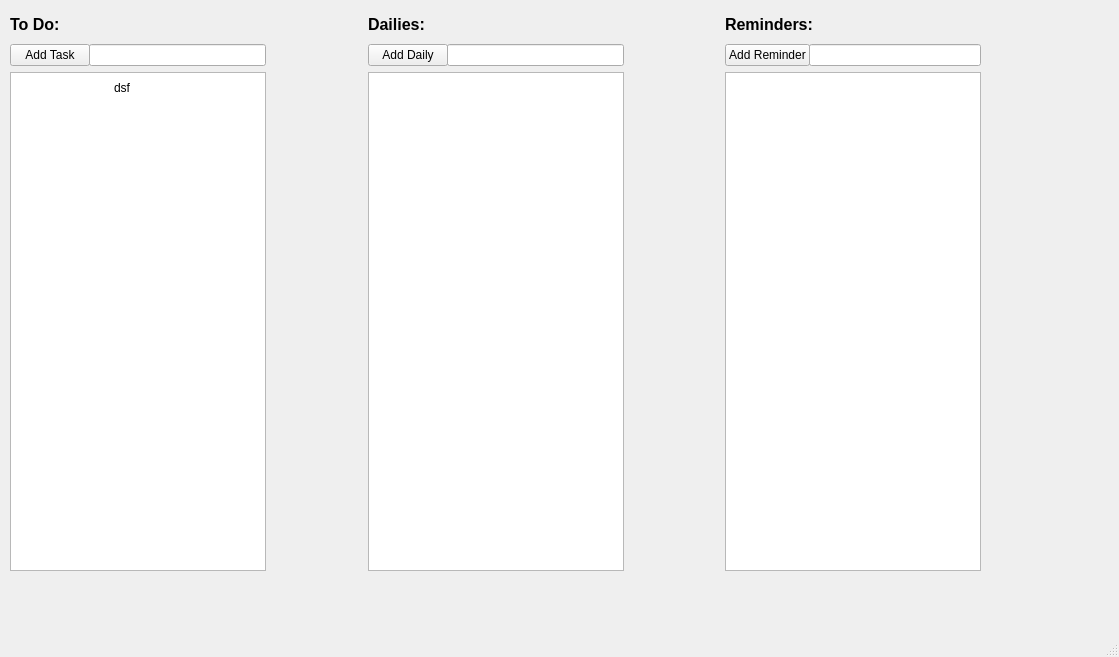
<?xml version="1.0" encoding="UTF-8"?>
<ui version="4.0">
 <class>MainWindow</class>
 <widget class="QMainWindow" name="MainWindow">
  <property name="geometry">
   <rect>
    <x>0</x>
    <y>0</y>
    <width>1119</width>
    <height>657</height>
   </rect>
  </property>
  <property name="sizePolicy">
   <sizepolicy hsizetype="Expanding" vsizetype="Expanding">
    <horstretch>0</horstretch>
    <verstretch>0</verstretch>
   </sizepolicy>
  </property>
  <property name="windowTitle">
   <string>MainWindow</string>
  </property>
  <widget class="QWidget" name="centralwidget">
   <widget class="QWidget" name="gridLayoutWidget">
    <property name="geometry">
     <rect>
      <x>10</x>
      <y>10</y>
      <width>971</width>
      <height>561</height>
     </rect>
    </property>
    <layout class="QGridLayout" name="gridLayout">
     <property name="horizontalSpacing">
      <number>50</number>
     </property>
     <item row="4" column="2">
      <layout class="QVBoxLayout" name="verticalLayout_2">
       <item>
        <widget class="QTableWidget" name="tableWidget_2">
         <property name="showGrid">
          <bool>false</bool>
         </property>
         <property name="columnCount">
          <number>2</number>
         </property>
         <attribute name="horizontalHeaderVisible">
          <bool>false</bool>
         </attribute>
         <attribute name="horizontalHeaderMinimumSectionSize">
          <number>10</number>
         </attribute>
         <attribute name="horizontalHeaderStretchLastSection">
          <bool>true</bool>
         </attribute>
         <attribute name="verticalHeaderVisible">
          <bool>false</bool>
         </attribute>
         <column/>
         <column/>
        </widget>
       </item>
      </layout>
     </item>
     <item row="0" column="2">
      <spacer name="verticalSpacer_2">
       <property name="orientation">
        <enum>Qt::Vertical</enum>
       </property>
       <property name="sizeType">
        <enum>QSizePolicy::Fixed</enum>
       </property>
       <property name="sizeHint" stdset="0">
        <size>
         <width>20</width>
         <height>5</height>
        </size>
       </property>
      </spacer>
     </item>
     <item row="1" column="0">
      <widget class="QLabel" name="label_2">
       <property name="sizePolicy">
        <sizepolicy hsizetype="Preferred" vsizetype="Preferred">
         <horstretch>0</horstretch>
         <verstretch>0</verstretch>
        </sizepolicy>
       </property>
       <property name="minimumSize">
        <size>
         <width>10</width>
         <height>0</height>
        </size>
       </property>
       <property name="maximumSize">
        <size>
         <width>200</width>
         <height>200</height>
        </size>
       </property>
       <property name="font">
        <font>
         <pointsize>12</pointsize>
         <weight>75</weight>
         <bold>true</bold>
        </font>
       </property>
       <property name="text">
        <string>To Do:</string>
       </property>
      </widget>
     </item>
     <item row="2" column="0">
      <spacer name="verticalSpacer">
       <property name="orientation">
        <enum>Qt::Vertical</enum>
       </property>
       <property name="sizeType">
        <enum>QSizePolicy::Fixed</enum>
       </property>
       <property name="sizeHint" stdset="0">
        <size>
         <width>20</width>
         <height>4</height>
        </size>
       </property>
      </spacer>
     </item>
     <item row="1" column="2">
      <widget class="QLabel" name="label_3">
       <property name="minimumSize">
        <size>
         <width>10</width>
         <height>0</height>
        </size>
       </property>
       <property name="maximumSize">
        <size>
         <width>200</width>
         <height>200</height>
        </size>
       </property>
       <property name="font">
        <font>
         <pointsize>12</pointsize>
         <weight>75</weight>
         <bold>true</bold>
        </font>
       </property>
       <property name="text">
        <string>Dailies:</string>
       </property>
      </widget>
     </item>
     <item row="3" column="2">
      <layout class="QFormLayout" name="formLayout_2">
       <item row="0" column="0">
        <widget class="QPushButton" name="pushButton_2">
         <property name="text">
          <string>Add Daily</string>
         </property>
        </widget>
       </item>
       <item row="0" column="1">
        <widget class="QLineEdit" name="lineEdit_2"/>
       </item>
      </layout>
     </item>
     <item row="4" column="0">
      <layout class="QVBoxLayout" name="verticalLayout">
       <item>
        <widget class="QTableWidget" name="tableWidget">
         <property name="showGrid">
          <bool>false</bool>
         </property>
         <property name="gridStyle">
          <enum>Qt::SolidLine</enum>
         </property>
         <property name="columnCount">
          <number>2</number>
         </property>
         <attribute name="horizontalHeaderVisible">
          <bool>false</bool>
         </attribute>
         <attribute name="horizontalHeaderMinimumSectionSize">
          <number>10</number>
         </attribute>
         <attribute name="horizontalHeaderStretchLastSection">
          <bool>true</bool>
         </attribute>
         <attribute name="verticalHeaderVisible">
          <bool>false</bool>
         </attribute>
         <row>
          <property name="text">
           <string>New Row</string>
          </property>
         </row>
         <column/>
         <column/>
         <item row="0" column="0">
          <property name="text">
           <string/>
          </property>
         </item>
         <item row="0" column="1">
          <property name="text">
           <string>dsf</string>
          </property>
         </item>
        </widget>
       </item>
      </layout>
     </item>
     <item row="1" column="4">
      <widget class="QLabel" name="label">
       <property name="minimumSize">
        <size>
         <width>10</width>
         <height>0</height>
        </size>
       </property>
       <property name="maximumSize">
        <size>
         <width>16777215</width>
         <height>200</height>
        </size>
       </property>
       <property name="font">
        <font>
         <pointsize>12</pointsize>
         <weight>75</weight>
         <bold>true</bold>
        </font>
       </property>
       <property name="text">
        <string>Reminders:</string>
       </property>
      </widget>
     </item>
     <item row="3" column="0">
      <layout class="QFormLayout" name="formLayout">
       <item row="0" column="0">
        <widget class="QPushButton" name="pushButton">
         <property name="text">
          <string>Add Task</string>
         </property>
        </widget>
       </item>
       <item row="0" column="1">
        <widget class="QLineEdit" name="lineEdit"/>
       </item>
      </layout>
     </item>
     <item row="4" column="1">
      <spacer name="horizontalSpacer">
       <property name="orientation">
        <enum>Qt::Horizontal</enum>
       </property>
       <property name="sizeHint" stdset="0">
        <size>
         <width>10</width>
         <height>10</height>
        </size>
       </property>
      </spacer>
     </item>
     <item row="4" column="4">
      <layout class="QVBoxLayout" name="verticalLayout_3">
       <item>
        <widget class="QTableWidget" name="tableWidget_3">
         <property name="showGrid">
          <bool>false</bool>
         </property>
         <property name="columnCount">
          <number>2</number>
         </property>
         <attribute name="horizontalHeaderVisible">
          <bool>false</bool>
         </attribute>
         <attribute name="horizontalHeaderMinimumSectionSize">
          <number>10</number>
         </attribute>
         <attribute name="horizontalHeaderStretchLastSection">
          <bool>true</bool>
         </attribute>
         <attribute name="verticalHeaderVisible">
          <bool>false</bool>
         </attribute>
         <column/>
         <column/>
        </widget>
       </item>
      </layout>
     </item>
     <item row="3" column="4">
      <layout class="QFormLayout" name="formLayout_3">
       <item row="0" column="0">
        <widget class="QPushButton" name="pushButton_3">
         <property name="text">
          <string>Add Reminder</string>
         </property>
        </widget>
       </item>
       <item row="0" column="1">
        <widget class="QLineEdit" name="lineEdit_3"/>
       </item>
      </layout>
     </item>
     <item row="4" column="3">
      <spacer name="horizontalSpacer_2">
       <property name="orientation">
        <enum>Qt::Horizontal</enum>
       </property>
       <property name="sizeHint" stdset="0">
        <size>
         <width>10</width>
         <height>10</height>
        </size>
       </property>
      </spacer>
     </item>
    </layout>
   </widget>
  </widget>
  <widget class="QMenuBar" name="menubar">
   <property name="geometry">
    <rect>
     <x>0</x>
     <y>0</y>
     <width>1119</width>
     <height>21</height>
    </rect>
   </property>
  </widget>
  <widget class="QStatusBar" name="statusbar"/>
 </widget>
 <resources/>
 <connections/>
</ui>
